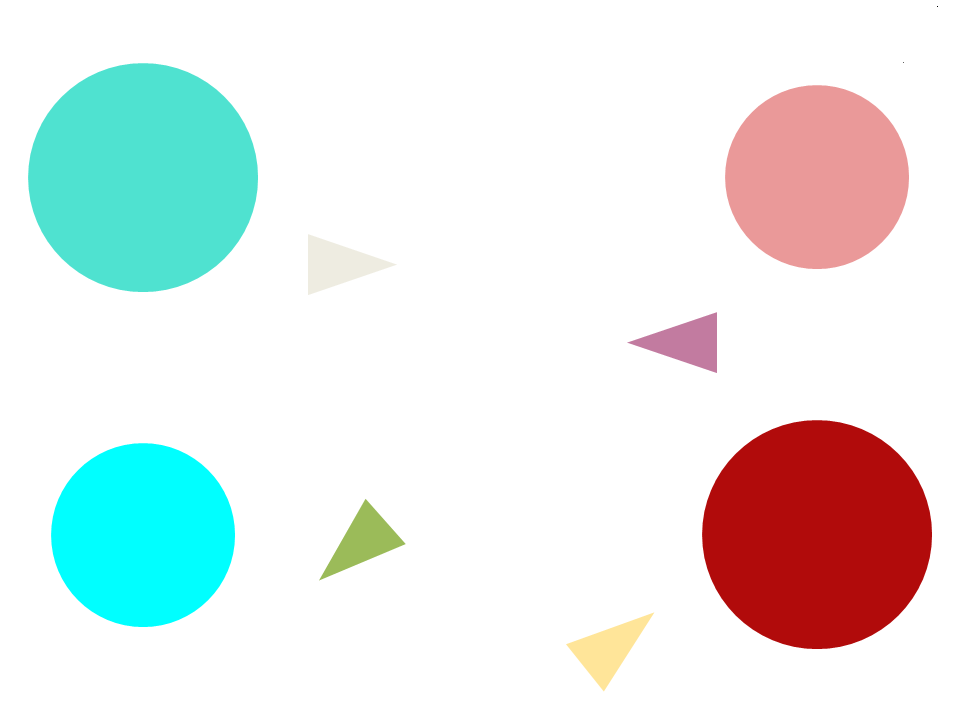
#> input picture circulos.png, 960 x 720 px
$ python main.py
#> lines starting #> are read from the running program, lines starting #| are printed output that depends on the picture; after the words box and inside, x2 and y2 are one past the last pixel; in counts of white or black regions, pixels touching at a corner belong together
import cv2
from matplotlib import pyplot as plt
import numpy as np

img = cv2.imread('circulos.png')
#> img is the input picture: shape (720, 960, 3); mean B, G, R 232.1, 233.8, 228.5
img_rgb = cv2.cvtColor(img, cv2.COLOR_BGR2RGB)

# Mask Circuferência Esquerda
left_lower = np.array([50, 50, 50])
left_upper = np.array([80, 230, 210])
left_mask = cv2.inRange(img_rgb, left_lower, left_upper)
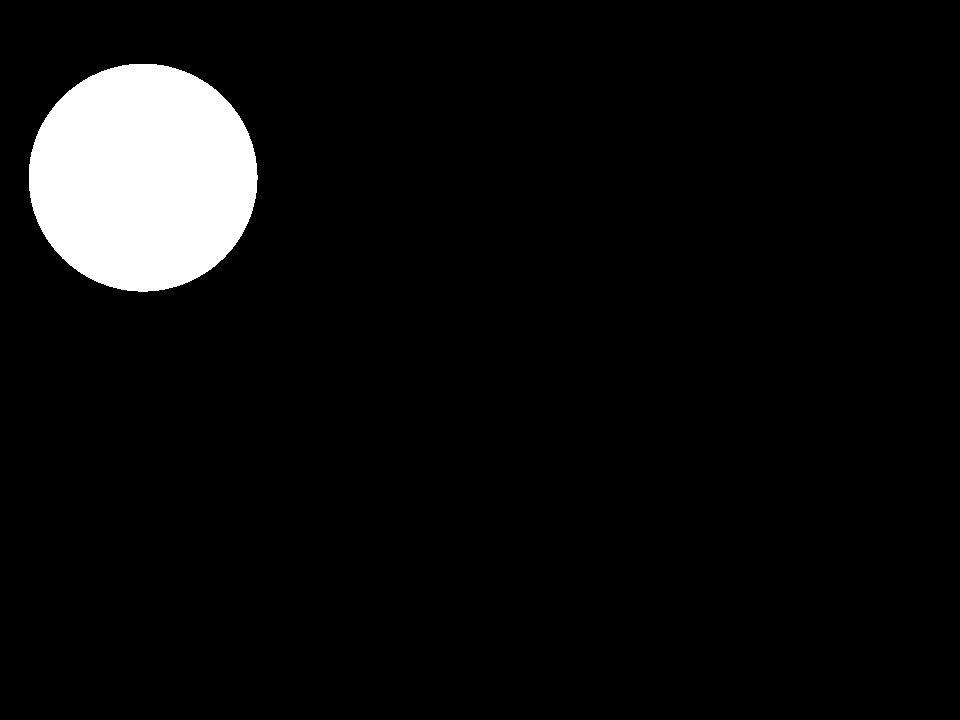
#> left_mask: shape (720, 960); 5.9% white; 1 white region, box (x1, y1, x2, y2) and area: (29, 64, 258, 292) 40931

# Mask Circuferência Direita
right_lower = np.array([172, 11, 11])
right_upper = np.array([179, 180, 210])
right_mask = cv2.inRange(img_rgb, right_lower, right_upper)
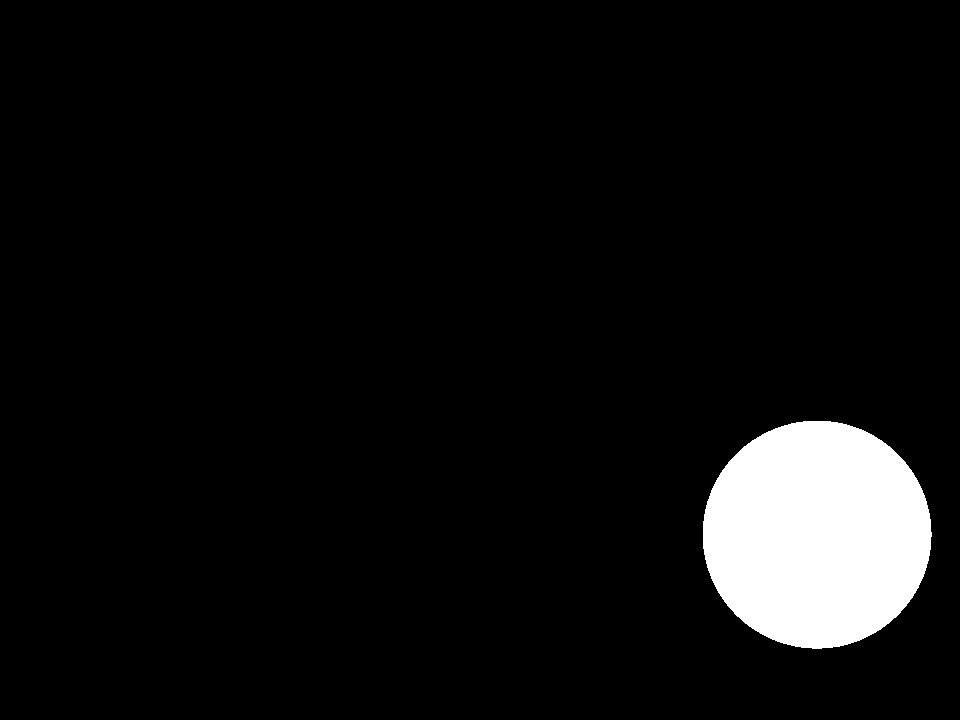
#> right_mask: shape (720, 960); 5.9% white; 1 white region, box (x1, y1, x2, y2) and area: (703, 421, 932, 649) 40971

# Bitwise_or - Juntando Masks
mask = cv2.bitwise_or(left_mask, right_mask)
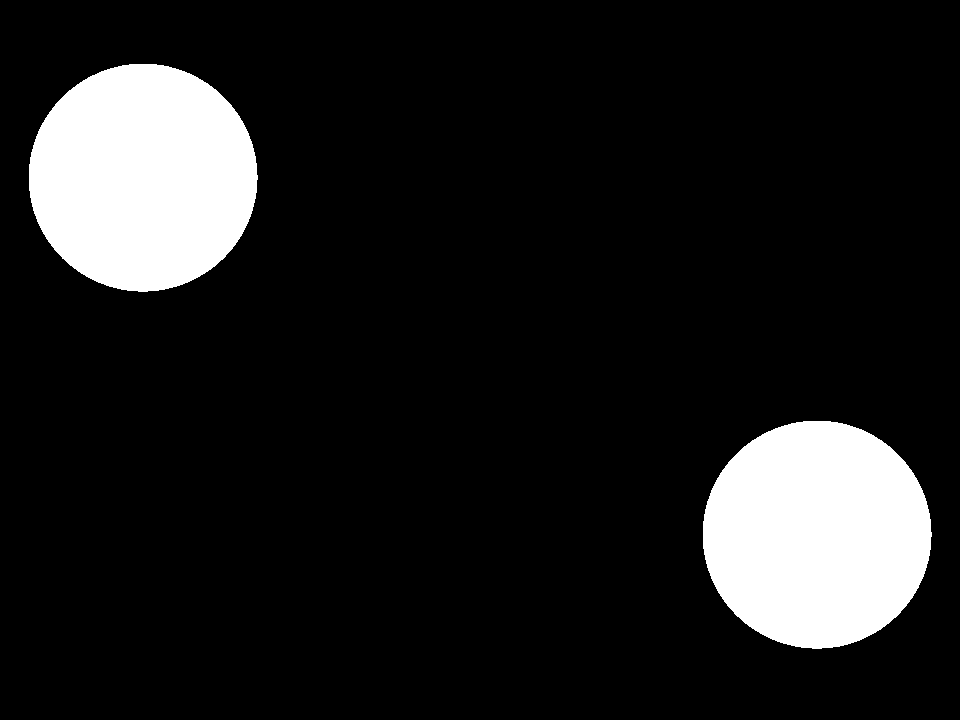
#> mask: shape (720, 960); 11.8% white; 2 white regions
target = cv2.bitwise_and(img_rgb,img_rgb, mask=mask)
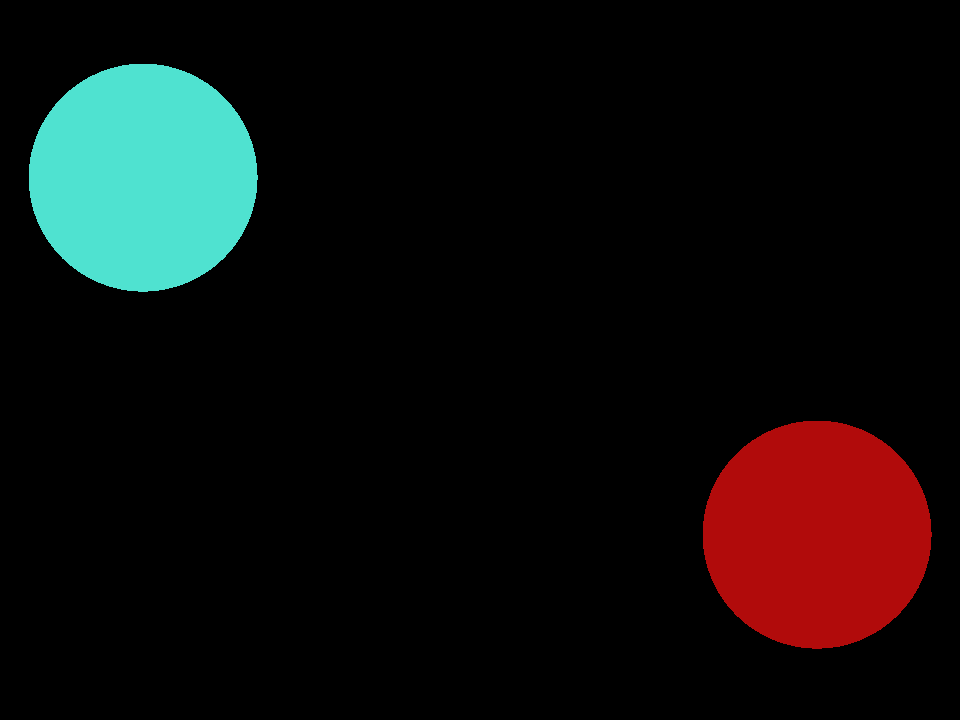
#> target: shape (720, 960, 3); mean R, G, B 15.2, 14, 13

# Contorno
contornos, _ = cv2.findContours(mask, cv2.RETR_TREE, cv2.CHAIN_APPROX_SIMPLE)
#> contornos = 2 contours; box (x1, y1, x2, y2) and area: (703, 421, 932, 649) 40648, (29, 64, 258, 292) 40608
mask_rgb = cv2.cvtColor(mask, cv2.COLOR_GRAY2RGB)
#> mask_rgb: shape (720, 960, 3); 11.8% white; 2 white regions, box (x1, y1, x2, y2) and area: (703, 421, 932, 649) 40971, (29, 64, 258, 292) 40931
contorno = mask_rgb.copy()
cv2.drawContours(contorno, contornos, -1, [0, 0, 255], 10);
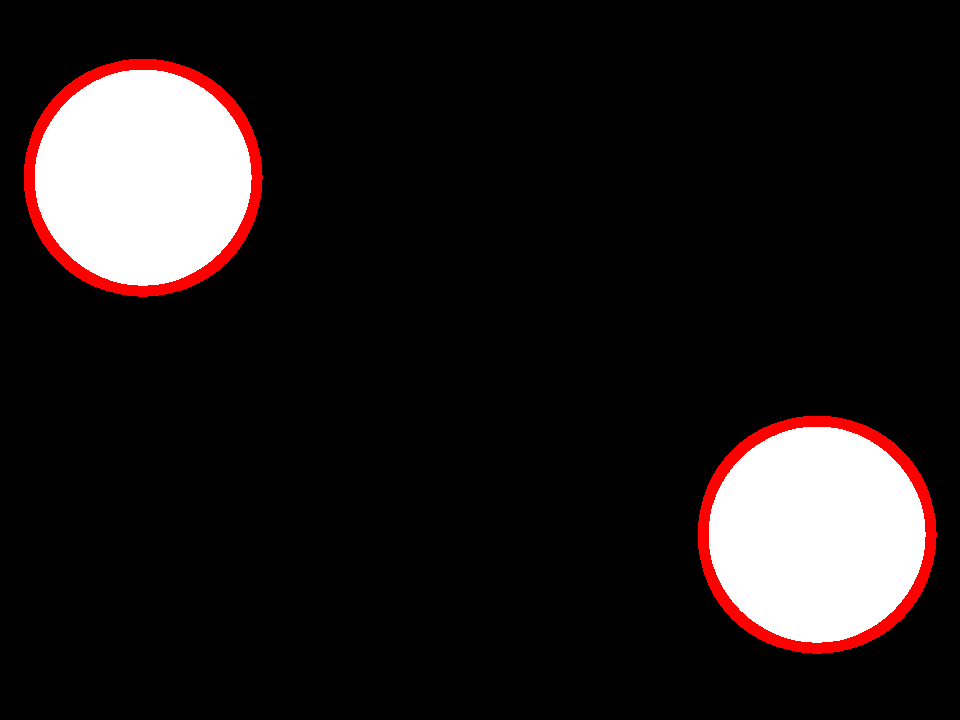
#> contorno: shape (720, 960, 3); mean B, G, R 27, 27, 33.1

# Centro de Massa
for i in range(len(contornos)):
    cnt = contornos[i]
    M = cv2.moments(cnt)
    cx = int(M['m10']/M['m00'])
    cy = int(M['m01']/M['m00'])
    size = 20
    color = (128,128,0)

    cv2.line(contorno,(cx - size,cy),(cx + size,cy),color,5)
    cv2.line(contorno,(cx,cy - size),(cx, cy + size),color,5)

    font = cv2.FONT_HERSHEY_SIMPLEX
    text = cy , cx

    if i == 0:
        origem = (730, 400)
    else:
        origem = (50, 50)

    cv2.putText(contorno, str(text), origem, font,1,(200,50,0),2,cv2.LINE_AA)
#> this loop made 2 passes
#> (cx, cy, size, color, font, text, origem) on passes 1 to 2: (816, 534, 20, (128, 128, 0), 0, (534, 816), (730, 400)), (142, 177, 20, (128, 128, 0), 0, (177, 142), (50, 50))
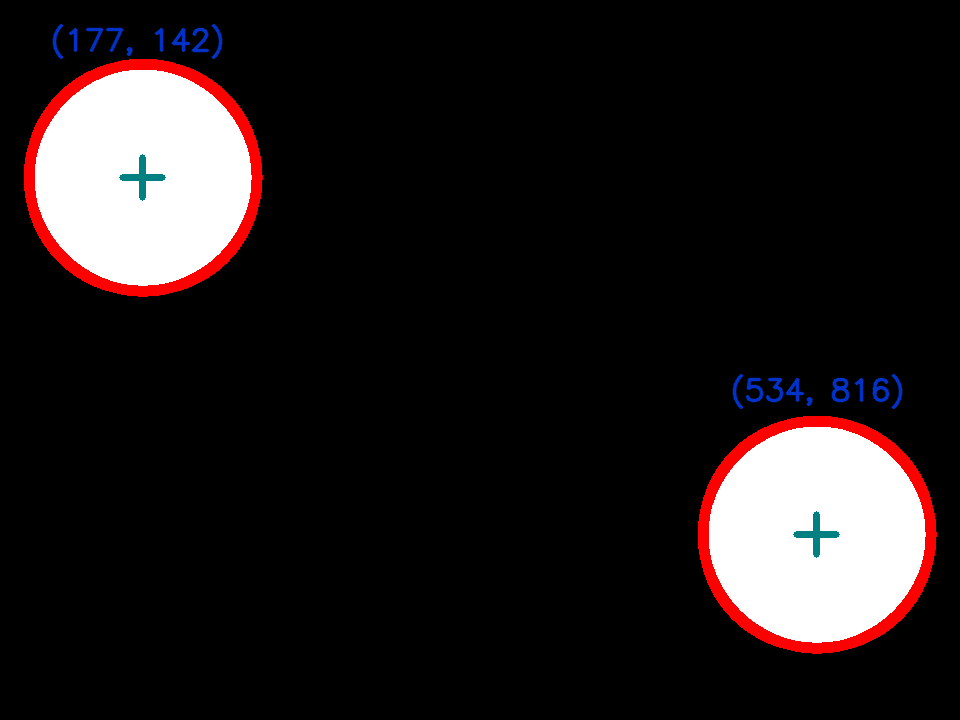
#> contorno: shape (720, 960, 3); 0.68% of pixels changed, all inside (x1, y1, x2, y2) = (52, 24, 903, 558)

# Print
plt.figure(figsize=(10,10))
plt.imshow(contorno, cmap="Greys_r", vmin=0, vmax=255)
plt.show()
